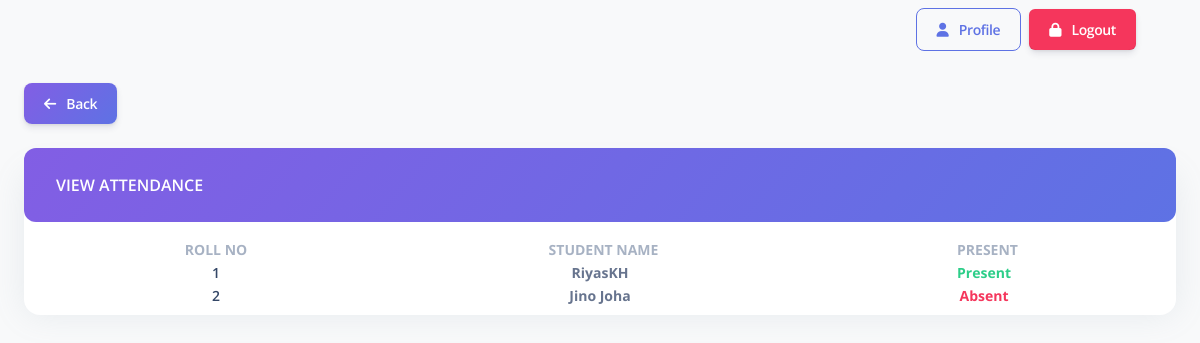
/admin/pages/view_attendance.php?aid=1, run on the app's committed database.
### tables this page shows
CREATE TABLE `attendance_child` (
  `acid` int(11) NOT NULL,
  `sid` int(11) NOT NULL,
  `mid` int(11) NOT NULL,
  `status` int(11) NOT NULL
);

CREATE TABLE `student_data` (
  `sid` int(11) NOT NULL,
  `name` varchar(100) NOT NULL,
  `class` varchar(100) NOT NULL,
  `mobile` int(11) NOT NULL,
  `email` varchar(100) NOT NULL,
  `school` varchar(100) NOT NULL,
  `board` varchar(100) NOT NULL,
  `pname` varchar(100) NOT NULL,
  `pmobile` int(11) NOT NULL
);

### admin/pages/view_attendance.php (the view, shortened to what this page needs)
<?php
include '../includes/connection.php';
$mid = $_REQUEST['aid'];
?>
<!DOCTYPE html>
<html lang="en">
<head>
    <link href="../assets/css/nucleo-icons.css" rel="stylesheet" />
    <link href="../assets/css/nucleo-svg.css" rel="stylesheet" />
    <link href="../assets/css/nucleo-svg.css" rel="stylesheet" />
    <link id="pagestyle" href="../assets/css/argon-dashboard.css?v=2.0.4" rel="stylesheet" />
</head>
<body class="g-sidenav-show   bg-gray-100">
    <main class="main-content position-relative border-radius-lg ">
        <nav class="navbar navbar-main navbar-expand-lg shadow-none border-radius-xl " id="navbarBlur"
            data-scroll="false">
            <div class="container-fluid">
                <div class="collapse navbar-collapse mt-sm-0 mt-2 me-md-0 me-sm-4" id="navbar">
                    <ul class="navbar-nav  ms-md-auto pe-md-3 d-flex align-items-center">
                        <li class="nav-item d-flex align-items-center border-2">
                            <button onclick="window.location.href='profile.php'"
                                class="btn btn-outline-primary btn-md font-weight-bold  mb-0"><i
                                    class="fa fa-user me-sm-1"></i>&nbsp;&nbsp;Profile</button>
                        </li>
                        <li class="nav-item d-flex align-items-center bg-danger mx-2 rounded">
                            <button onclick="window.location.href='logout.php'"
                                class="btn btn-md font-weight-bold text-white mb-0"><i
                                    class="fa fa-lock me-sm-1"></i>&nbsp;&nbsp;Logout</button>
                        </li>
                    </ul>
                </div>
            </div>
        </nav>
        <div class="container-fluid py-4">
            <div class="mb-4">
            <button onclick="window.location.href='../pages/attendance_list.php'"
                class="btn bg-gradient-primary font-weight-bold text-white mb-0"><i
                    class="fa fa-arrow-left me-sm-1"></i>&nbsp;&nbsp;Back</button>
            </div>
            <form action="../includes/attendance.php" method="POST">
                <div class="row">
                    <div class="col-12">
                        <div class="card mb-4 mt-4">
                            <div class="card-header p-0 position-relative mt-n4">
                                <div
                                    class="d-flex justify-content-between bg-gradient-primary shadow-primary border-radius-lg p-3">
                                    <h6 class="text-white ps-3 pt-2 text-uppercase">View Attendance</h6>
                                    <h6 class="text-white ps-3 pt-2 text-uppercase">
                                    </h6>
                                </div>
                            </div>
                            <div class="card-body px-0 pt-3 pb-2">
                                <div class="table-responsive p-0">
                                    <table class="align-items-center w-100 d-block d-md-table text-sm">
                                        <thead>
                                            <tr>
                                                <th class="text-center text-uppercase text-secondary font-weight-bolder opacity-7 nowrap "
                                                    style="width: 15%;">
                                                    Roll No</th>
                                                <th class="text-center text-uppercase text-secondary font-weight-bolder opacity-7 ps-2 nowrap "
                                                    style="width: 15%;">
                                                    Student Name</th>
                                                <th class="text-center text-uppercase text-secondary font-weight-bolder opacity-7 ps-2 th-sm nowrap "
                                                    style="width: 15%;">
                                                    Present</th>
                                            </tr>
                                        </thead>
                                        <tbody>
                                            <?php
                                            $query = "SELECT ac.acid,ac.status,sd.name,sd.sid from attendance_child ac inner join student_data sd on sd.sid=ac.sid where mid=$mid";
                                            $result = mysqli_query($conn, $query);
                                            while ($row = mysqli_fetch_array($result)) {
                                                ?>
                                                <tr>
                                                    <td class="align-middle text-center">
                                                        <div class="d-flex flex-column ">
                                                            <h6 class="mb-0 text-sm">
                                                                <?php echo $row["sid"]; ?>
                                                            </h6>
                                                        </div>
                                                    </td>
                                                    <td class="align-middle text-center nowrap font-weight-bolder mb-0 ">
                                                        <?php echo $row["name"]; ?>
                                                    </td>
                                                    <td class="align-middle text-center font-weight-bolder <?php if($row['status'] == 1) echo "text-success"; else echo "text-danger";?>">
                                                        <?php if($row['status'] == 1) echo 'Present'; else echo 'Absent'; ?>
                                                    </td>
                                                </tr>
                                                <?php
                                            }
                                            ?>
                                        </tbody>
                                    </table>
                                </div>
                            </div>
                        </div>
                    </div>
                </div>
        </div>
    </main>
</body>
</html>

### data on the page
attendance_child: sid.sid "1", sid.name "RiyasKH", status "Present"
attendance_child: sid.sid "2", sid.name "Jino Joha", status "Absent"
